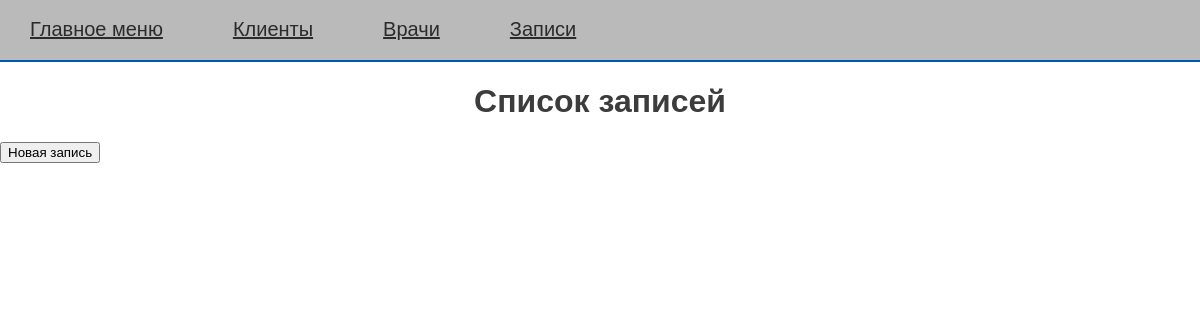
/visits/, run on an earlier commit of the app's database.
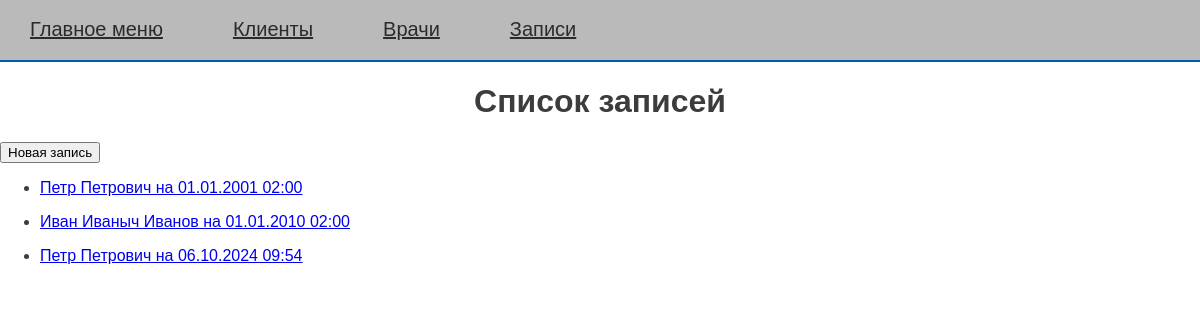
And on a later commit of the database.
### stomato_main/models.py (models this page shows, shortened)
class VisitsModel(models.Model):
    client = models.ForeignKey(ClientsModel, on_delete=models.CASCADE, verbose_name='ФИО клиента')
    doctor = models.ForeignKey(DoctorsModel, on_delete=models.PROTECT, verbose_name='ФИО врача')
    description = models.TextField(verbose_name='Описание')
    record_at_date = models.DateField(verbose_name='Дата')
    record_at_time = models.TimeField(verbose_name='Время')
    created_at = models.DateField(auto_now_add=True, verbose_name='Дата создания')
    objects = models.Manager()
    up_to_date = UpToDateVisitsManager()
    class Meta:
        verbose_name_plural = 'Записи'
        verbose_name = 'Запись'
        ordering = ['record_at_date', 'record_at_time', 'client', ]
    def __str__(self):
        time = self.record_at_time.strftime("%H:%M")
        date = self.record_at_date.strftime("%d.%m.%Y")
        return f'{self.client.fullname} на {date} {time}'
    def get_absolute_url(self):
        return reverse('visit', kwargs={'visit_id': self.pk})

class ClientsModel(models.Model):
    fullname = models.CharField(max_length=100, verbose_name='ФИО')
    additional_info = models.TextField(verbose_name='Дополнительно', null=True)
    address = models.CharField(max_length=100, verbose_name='Адрес', null=True)
    city = models.CharField(max_length=100, verbose_name='Город', null=True)
    passport_number = models.CharField(max_length=100, unique=True, verbose_name='Паспорт')
    email = models.CharField(max_length=100, verbose_name='Эл. почта', null=True)
    phone = models.CharField(max_length=100, verbose_name='Телефон')
    date_of_birth = models.DateField(verbose_name='Дата рождения', null=True)
    date_created = models.DateField(auto_now_add=True, verbose_name='Дата создания')
    slug = AutoSlugField(max_length=100, unique=True, db_index=True, verbose_name='url',
                         populate_from='fullname', slugify_function=transliterate_slugify, overwrite=True)
    class Meta:
        verbose_name_plural = 'Клиенты'
        verbose_name = 'Клиент'
        ordering = ['fullname', 'passport_number']

### stomato_main/views.py (the view)
# urls.py: path('visits/', views.VisitList.as_view(), name='visit_list'),
class VisitList(RequiredMixin, ListView):
    model = VisitsModel
    template_name = 'stomato_main/visit-list-view.html'
    title = 'Список записей'

### stomato_main/utils.py (called while the page is built)
    def get_context_data(self, **kwargs):
        context = super().get_context_data(**kwargs)
        context['top_menu'] = top_menu
        if self.title is not None:
            context['title'] = self.title
        return context

### stomato_main/templates/stomato_main/visit-list-view.html
{% extends 'base.html' %}
{% block main_stomato %}
<h1> {{ title }} </h1>
<form action="visit-add/" method="get">
<button>Новая запись</button>
</form>
<ul class="lists">
{% for v in object_list %}
    <li><p><a href="{{ v.get_absolute_url }}">{{ v }}</a></p></li>
{% endfor %}
</ul>
{% endblock %}

### templates/base.html (shortened to what this page needs)
{% load static %}
<!DOCTYPE html>
<html lang="ru">
<head>
</head>
<body>
<link type="text/css" href="{% static 'stomato_main/style.css' %}" rel="stylesheet" />
<ul class="topmenu">
    {% for m in top_menu %}
        {% if not forloop.last %}
            <li>
        {% else %}
            <li class="last_menu_element">
        {% endif %}
        <a href="{% url m.url %}">{{ m.title }}</a></li>
    {% endfor %}
</ul>
{% block main_stomato %}
{% endblock %}
</body>
</html>

### stomato_main/static/stomato_main/style.css (style rules this page uses)
html, body { font-family: 'Arial', serif; margin: 0; padding: 0; height: 100%; width: 100%; color: #3c3c3c; background: #ffffff; }
h1 { text-align: center; }
ul.topmenu { color: #0e3e17; background: #bababa; border-bottom: 2px solid #0059b2; padding: 0; margin: 0; height: 60px; font-size: 20px; list-style: none; }
ul.topmenu li { float: left; margin: 18px 40px 0 30px; }
ul.topmenu li a { color: #2b2b2b; }

What changed in the data, as far as the page shows it:
added VisitsModel: record_at_time+record_at_date+client "Петр Петрович на 01.01.2001 02:00"
added VisitsModel: record_at_time+record_at_date+client "Иван Иваныч Иванов на 01.01.2010 02:00"
added VisitsModel: record_at_time+record_at_date+client "Петр Петрович на 06.10.2024 09:54"
